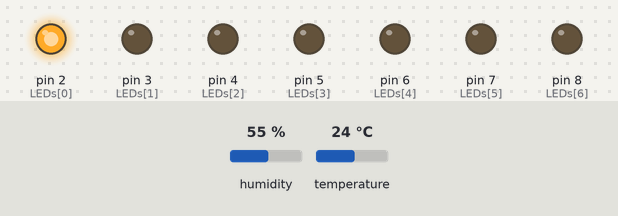
Bench run of a sketch on a simulated Arduino Uno, built with avr-gcc and run on an emulated ATmega328P. Shown: output pins drawn as LEDs (lit = HIGH). The test bench sets the inputs (shaded band); at power-on: humidity 55 %, temperature 24 °C.

Above: at 0.1 s.
At 0.6 s:
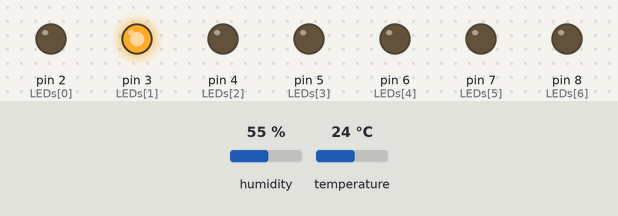
At 1.1 s:
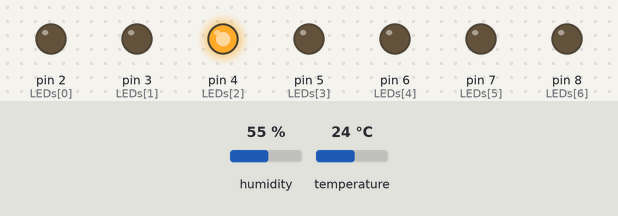
At 1.6 s:
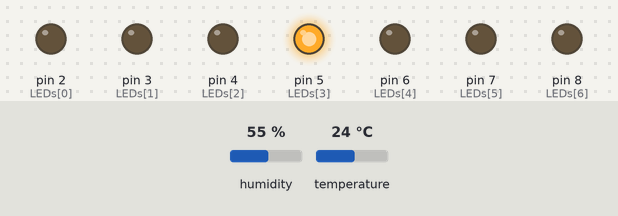
At 3.1 s:
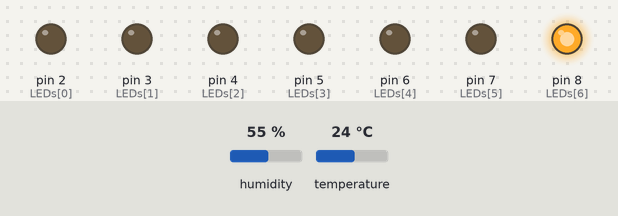
At 3.6 s:
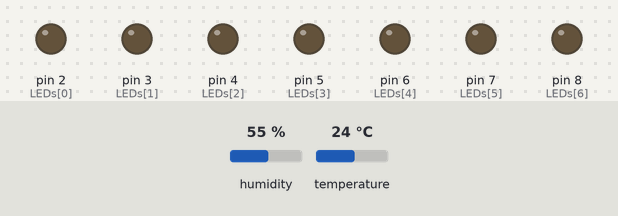
Timing chart, 0 to 5.1 s (numbered marks = the images above):
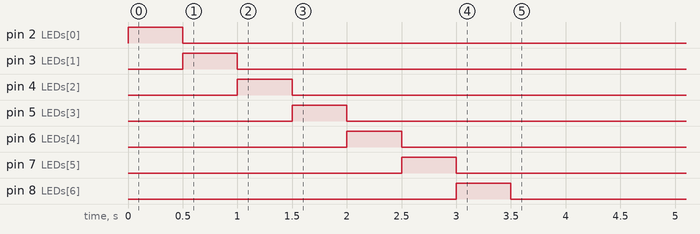

The sketch:

DHT11_LEDs.ino
```cpp
#include <dht.h>

#define dht_apin A0 // Analog Pin for DHT11
int LEDs[] = {2,3,4,5,6,7,8};
int x;

dht DHT;

void setup(){
  // set all LED pins to output
  for (x = 0; x < 7; x++){
    pinMode (LEDs[x], OUTPUT);
    digitalWrite (LEDs[x], HIGH);
    delay(500);
    digitalWrite (LEDs[x], LOW);
  }

}

void loop(){
    DHT.read11(dht_apin); //Read the sensor

    if (DHT.temperature <= 19){
      digitalWrite(LEDs[0], HIGH);
    }

    else {
      digitalWrite(LEDs[6], HIGH);
    }

    for (x = 0; x<7; x++){
      digitalWrite(LEDs[x], LOW);
    }


}
```
